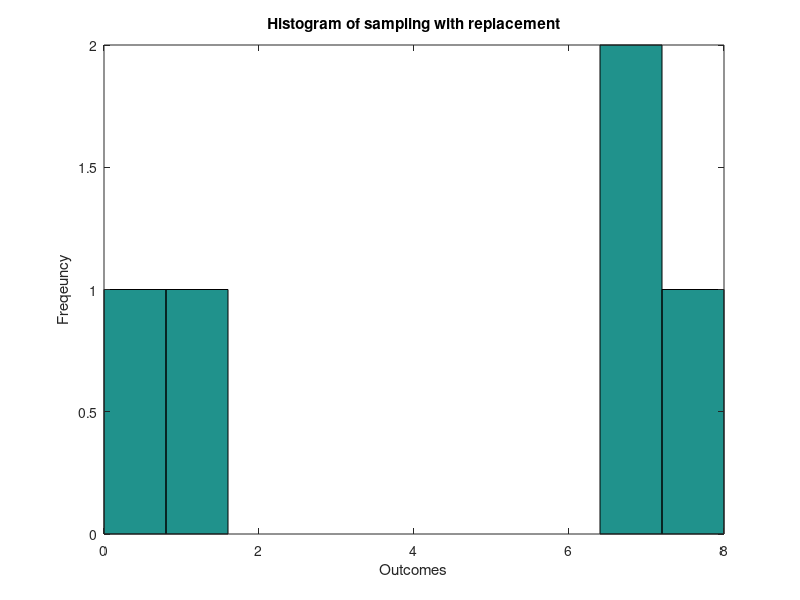

MATLAB code for this plot:
function Proj_P2_Q3()
No_of_samples=input('enter the number of sample required:');
%M_10=1:10;
M_9=0:9;
%Outcomes_M_10=0;
Outcomes_M_9=0;
Outcomes_M_9=datasample(M_9,No_of_samples);
H9= chi2gof(Outcomes_M_9);
hist(Outcomes_M_9);
xlabel('Outcomes');
ylabel('Freqeuncy')
title('Histogram of sampling with replacement');
%Outcomes_M_10=datasample(M_10,No_of_samples);
%H10= chi2gof(Outcomes_M_10);
sprintf('Goodness of fit test at 95 percentage confidence level for samples from 0,1,2...9 is=%d',H9)
Proj_P2_Q3_C(No_of_samples,Outcomes_M_9);
end
function Proj_P2_Q3_C(No_of_samples,Outcomes_M_9)
M_9=0:9;
N0_0f_edges=linspace(1,10,10);
%Outcomes_M_9=datasample(M_9,No_of_samples);
expectedCounts = (No_of_samples* diff(N0_0f_edges));
[h,p,st] = chi2gof(Outcomes_M_9,'edges',N0_0f_edges,'expected',expectedCounts);
sprintf('Goodness of fit test at 95 percentage confidence level for samples from 1,2,3...10 is=%d',h)
end
